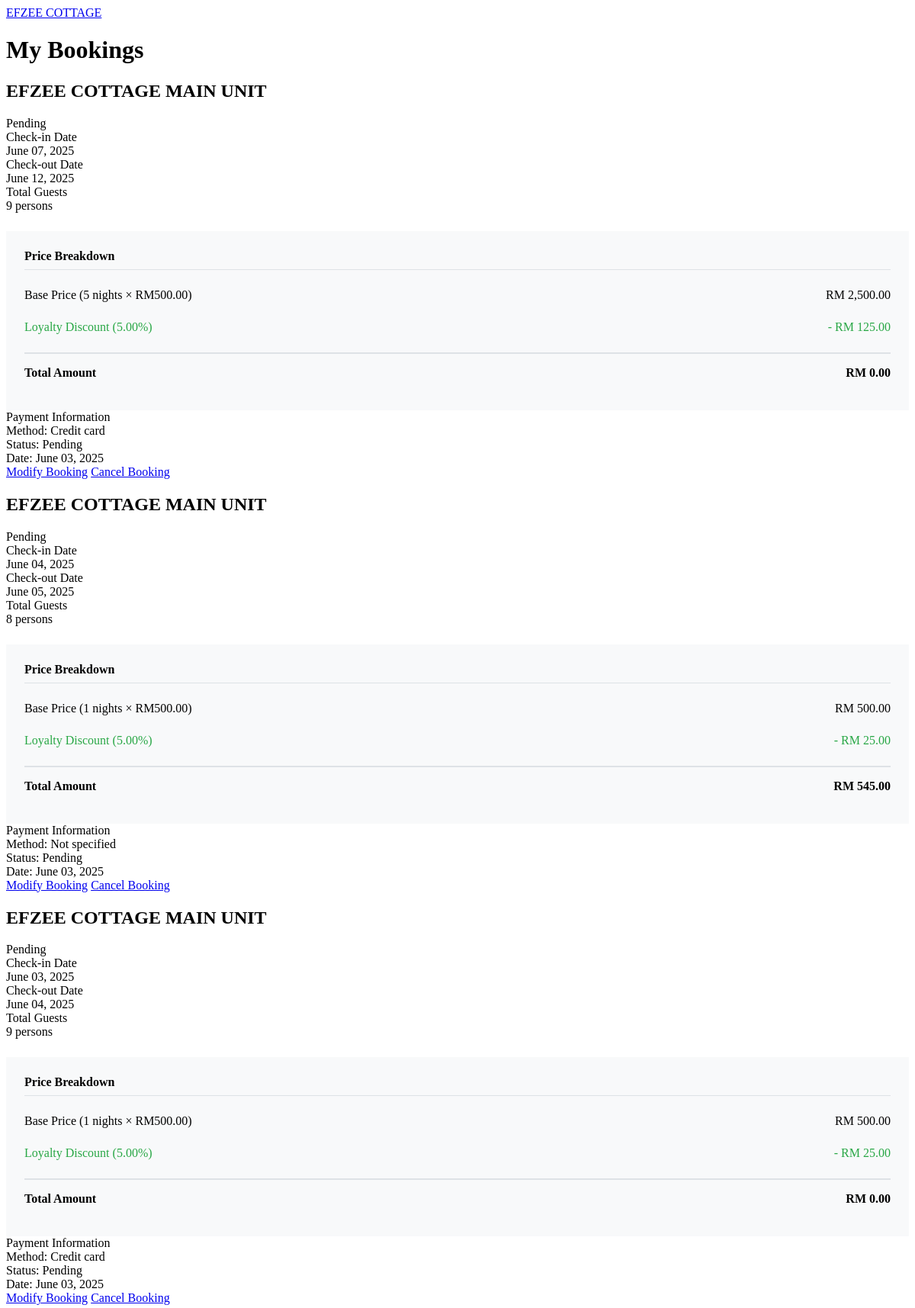
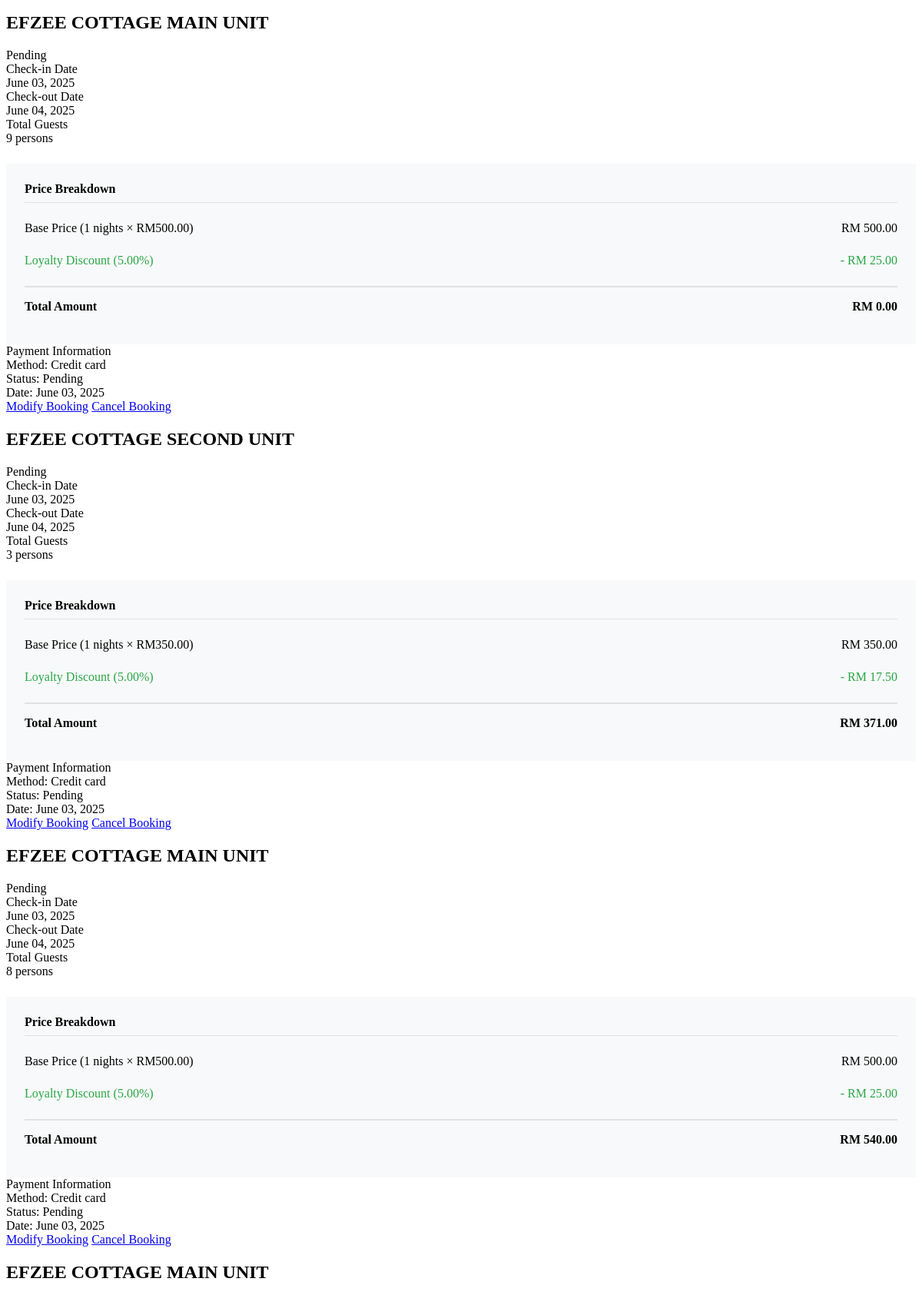
Screenshot of /mybooking.php (signed in, upper part) with the database file from the repository (2 pictures, top to bottom).
### tables this page shows
CREATE TABLE `bookings` (
  `booking_id` int NOT NULL,
  `user_id` int DEFAULT NULL,
  `homestay_id` int DEFAULT NULL,
  `check_in_date` date NOT NULL,
  `check_out_date` date NOT NULL,
  `total_guests` int NOT NULL,
  `total_price` decimal(10,2) NOT NULL,
  `status` enum('pending','confirmed','cancelled','completed') DEFAULT 'pending'
);

CREATE TABLE `homestays` (
  `homestay_id` int NOT NULL,
  `name` varchar(100) NOT NULL,
  `description` text,
  `address` text NOT NULL,
  `price_per_night` decimal(10,2) NOT NULL,
  `max_guests` int NOT NULL,
  `bedrooms` int NOT NULL,
  `bathrooms` int NOT NULL,
  `status` enum('available','booked','maintenance') DEFAULT 'available'
);

CREATE TABLE `loyalty_tiers` (
  `tier_id` int NOT NULL,
  `tier_name` varchar(50) NOT NULL,
  `min_points` int NOT NULL,
  `discount_percentage` decimal(5,2) NOT NULL
);

### mybooking.php (the view, shortened to what this page needs)
<?php
$db_host = 'localhost';
$db_user = 'root';
$db_pass = '';
$db_name = 'cozyhomestay';
$conn = new mysqli($db_host, $db_user, $db_pass, $db_name);
$user_id = $_SESSION['user']['user_id'];
$query = "SELECT b.*, h.name as homestay_name, h.address, h.price_per_night,
          p.payment_method, p.status as payment_status, p.payment_date,
          GROUP_CONCAT(DISTINCT a.name) as amenity_names,
          GROUP_CONCAT(DISTINCT a.price) as amenity_prices,
          cl.current_tier,
          lt.discount_percentage
          FROM bookings b
          LEFT JOIN homestays h ON b.homestay_id = h.homestay_id
          LEFT JOIN payments p ON b.booking_id = p.booking_id
          LEFT JOIN booking_amenities ba ON b.booking_id = ba.booking_id
          LEFT JOIN amenities a ON ba.amenity_id = a.amenity_id
          LEFT JOIN customer_loyalty cl ON b.user_id = cl.user_id
          LEFT JOIN loyalty_tiers lt ON cl.current_tier = lt.tier_id
          WHERE b.user_id = ?
          GROUP BY b.booking_id
          ORDER BY b.check_in_date DESC";
$stmt = $conn->prepare($query);
$stmt->bind_param("i", $user_id);
$stmt->execute();
$result = $stmt->get_result();
$bookings = $result->fetch_all(MYSQLI_ASSOC);
?>
<!DOCTYPE html>
<html lang="en">
<head>
    <link rel="stylesheet" href="https://cdnjs.cloudflare.com/ajax/libs/font-awesome/6.4.0/css/all.min.css">
    <link rel="stylesheet" href="https://cdn.jsdelivr.net/npm/sweetalert2@11/dist/sweetalert2.min.css">
</head>
<body>
    <nav class="navbar">
        <a href="homepage.php" class="nav-brand">EFZEE COTTAGE</a>
    </nav>
    <div class="container">
        <h1>My Bookings</h1>
        <?php if (empty($bookings)): ?>
            <div class="booking-card">
                <p>You haven't made any bookings yet.</p>
                <a href="homepage.php" class="btn btn-primary">Book Now</a>
            </div>
        <?php else: ?>
            <?php foreach ($bookings as $booking): ?>
                <div class="booking-card">
                    <div class="booking-header">
                        <h2><?php echo htmlspecialchars($booking['homestay_name']); ?></h2>
                        <span class="booking-status status-<?php echo strtolower($booking['status']); ?>">
                            <?php echo ucfirst($booking['status']); ?>
                        </span>
                    </div>
                    <div class="booking-details">
                        <div class="detail-group">
                            <div class="detail-label">Check-in Date</div>
                            <div><?php echo date('F d, Y', strtotime($booking['check_in_date'])); ?></div>
                        </div>
                        <div class="detail-group">
                            <div class="detail-label">Check-out Date</div>
                            <div><?php echo date('F d, Y', strtotime($booking['check_out_date'])); ?></div>
                        </div>
                        <div class="detail-group">
                            <div class="detail-label">Total Guests</div>
                            <div><?php echo $booking['total_guests']; ?> persons</div>
                        </div>
                    </div>
                    <div class="price-breakdown">
                        <div class="price-breakdown-title">Price Breakdown</div>
                        <?php
                        $check_in = new DateTime($booking['check_in_date']);
                        $check_out = new DateTime($booking['check_out_date']);
                        $nights = $check_in->diff($check_out)->days;
                        $base_price = $booking['price_per_night'] * $nights;
                        ?>
                        <div class="price-item">
                            <span>Base Price (<?php echo $nights; ?> nights ×
                                RM<?php echo number_format($booking['price_per_night'], 2); ?>)</span>
                            <span>RM <?php echo number_format($base_price, 2); ?></span>
                        </div>
                        <?php if ($booking['discount_percentage'] > 0): ?>
                            <div class="price-item loyalty-discount">
                                <span>Loyalty Discount (<?php echo $booking['discount_percentage']; ?>%)</span>
                                <span>- RM
                                    <?php echo number_format(($base_price + ($total_amenities ?? 0)) * ($booking['discount_percentage'] / 100), 2); ?></span>
                            </div>
                        <?php endif; ?>
                        <div class="price-item">
                            <strong>Total Amount</strong>
                            <strong>RM <?php echo number_format($booking['total_price'], 2); ?></strong>
                        </div>
                    </div>
                    <div class="payment-info">
                        <div class="detail-label">Payment Information</div>
                        <div class="detail-group">
                            <div>Method:
                                <?php echo $booking['payment_method'] ? ucfirst(str_replace('_', ' ', $booking['payment_method'])) : 'Not specified'; ?>
                            </div>
                            <div>Status:
                                <?php echo $booking['payment_status'] ? ucfirst($booking['payment_status']) : 'Pending'; ?>
                            </div>
                            <?php if ($booking['payment_date']): ?>
                                <div>Date: <?php echo date('F d, Y', strtotime($booking['payment_date'])); ?></div>
                            <?php endif; ?>
                        </div>
                    </div>
                    <div class="action-buttons">
                        <?php if ($booking['status'] === 'pending'): ?>
                            <a href="modify_booking.php?id=<?php echo $booking['booking_id']; ?>" class="btn btn-primary">Modify
                                Booking</a>
                            <a href="cancel_booking.php?id=<?php echo $booking['booking_id']; ?>" class="btn btn-danger">Cancel
                                Booking</a>
                        <?php endif; ?>
                    </div>
                </div>
            <?php endforeach; ?>
        <?php endif; ?>
    </div>
</body>
</html>

### mybooking.php (style rules this page uses)
.price-breakdown { background-color: #f8f9fa; border-radius: var(--border-radius); padding: 1.5rem; margin-top: 1.5rem; }
.price-breakdown-title { font-weight: 600; color: var(--primary-color); margin-bottom: 1rem; border-bottom: 1px solid #dee2e6; padding-bottom: 0.5rem; }
.price-item { display: flex; justify-content: space-between; margin-bottom: 0.5rem; padding: 0.5rem 0; }
.price-item:last-child { border-top: 2px solid #dee2e6; margin-top: 1rem; padding-top: 1rem; font-weight: 600; }
.loyalty-discount { color: #28a745; font-weight: 500; }

### rows the page displays
bookings: homestay.name "EFZEE COTTAGE MAIN UNIT", status "Pending", check_in_date "June 07, 2025", check_out_date "June 12, 2025", total_guests "9", nights "5", homestay.price_per_night "500.00", base_price "2,500.00", loyalty_tiers.discount_percentage "5.00", ($base_price + ($total_amenities ?? 0)) * ($booking['discount_percentage'] / 100) "125.00", total_price "0.00", payment_method "Credit card", payment_status "Pending", payment_date "June 03, 2025"
bookings: homestay.name "EFZEE COTTAGE MAIN UNIT", status "Pending", check_in_date "June 04, 2025", check_out_date "June 05, 2025", total_guests "8", nights "1", homestay.price_per_night "500.00", loyalty_tiers.discount_percentage "5.00", ($base_price + ($total_amenities ?? 0)) * ($booking['discount_percentage'] / 100) "25.00", total_price "545.00", shows "Not specified", payment_status "Pending", payment_date "June 03, 2025"
bookings: homestay.name "EFZEE COTTAGE MAIN UNIT", status "Pending", check_in_date "June 03, 2025", check_out_date "June 04, 2025", total_guests "9", nights "1", homestay.price_per_night "500.00", loyalty_tiers.discount_percentage "5.00", ($base_price + ($total_amenities ?? 0)) * ($booking['discount_percentage'] / 100) "25.00", total_price "0.00", payment_method "Credit card", payment_status "Pending", payment_date "June 03, 2025"
bookings: homestay.name "EFZEE COTTAGE MAIN UNIT", status "Pending", check_in_date "June 03, 2025", check_out_date "June 04, 2025", total_guests "9", nights "1", homestay.price_per_night "500.00", loyalty_tiers.discount_percentage "5.00", ($base_price + ($total_amenities ?? 0)) * ($booking['discount_percentage'] / 100) "25.00", total_price "0.00", payment_method "Credit card", payment_status "Pending", payment_date "June 03, 2025"
bookings: homestay.name "EFZEE COTTAGE SECOND UNIT", status "Pending", check_in_date "June 03, 2025", check_out_date "June 04, 2025", total_guests "3", nights "1", homestay.price_per_night "350.00", loyalty_tiers.discount_percentage "5.00", ($base_price + ($total_amenities ?? 0)) * ($booking['discount_percentage'] / 100) "17.50", total_price "371.00", payment_method "Credit card", payment_status "Pending", payment_date "June 03, 2025"
bookings: homestay.name "EFZEE COTTAGE MAIN UNIT", status "Pending", check_in_date "June 03, 2025", check_out_date "June 04, 2025", total_guests "8", nights "1", homestay.price_per_night "500.00", loyalty_tiers.discount_percentage "5.00", ($base_price + ($total_amenities ?? 0)) * ($booking['discount_percentage'] / 100) "25.00", total_price "540.00", payment_method "Credit card", payment_status "Pending", payment_date "June 03, 2025"
bookings: homestay.name "EFZEE COTTAGE MAIN UNIT"
